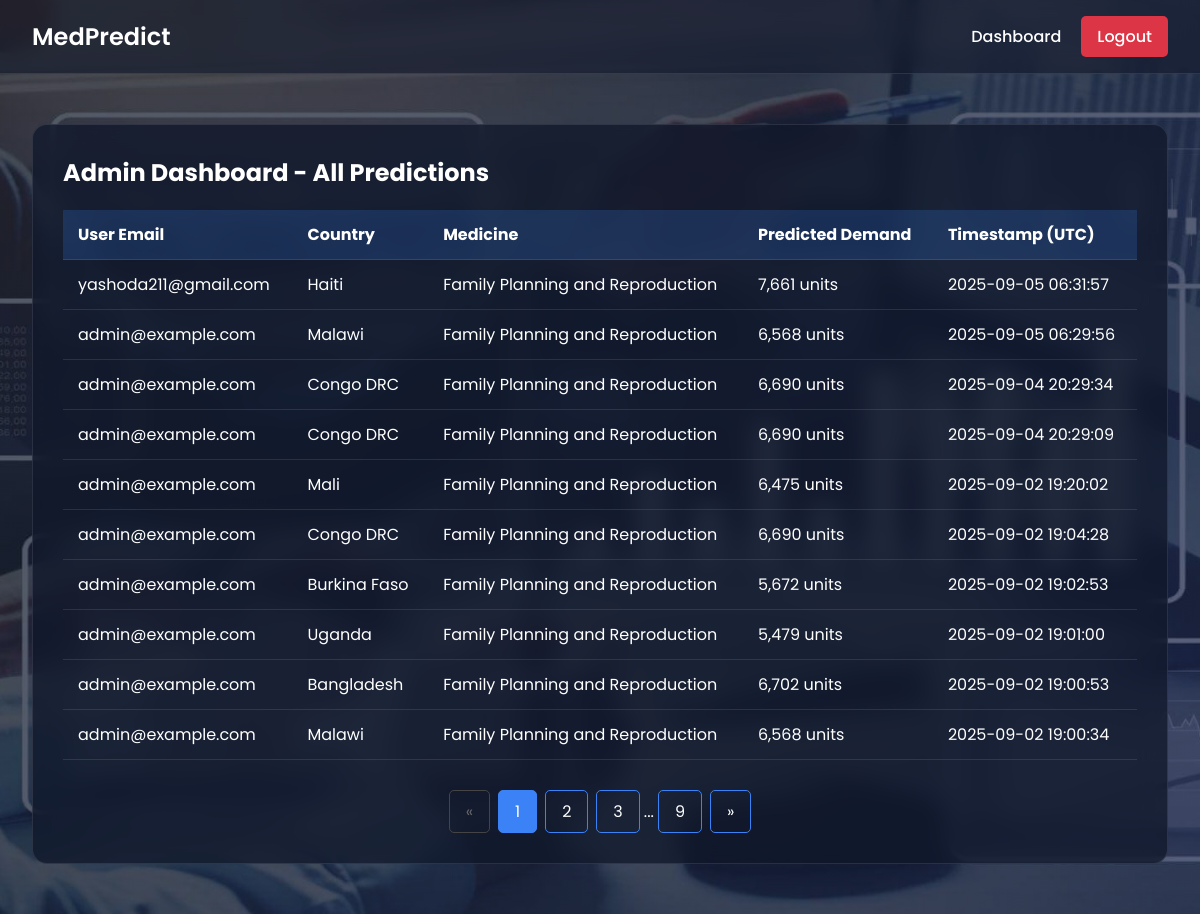
The page /admin (signed in) on the database its author committed.
### app/auth.py (models this page shows)
class Prediction(db.Model):
    id = db.Column(db.Integer, primary_key=True)
    country = db.Column(db.String(100), nullable=False)
    medicine = db.Column(db.String(100), nullable=False)
    predicted_demand = db.Column(db.String(50), nullable=False)
    timestamp = db.Column(db.DateTime, default=datetime.utcnow)
    user_id = db.Column(db.Integer, db.ForeignKey('user.id'))

class User(UserMixin, db.Model):
    id = db.Column(db.Integer, primary_key=True)
    email = db.Column(db.String(150), unique=True)
    password = db.Column(db.String(150))
    is_admin = db.Column(db.Boolean, default=False, nullable=False)
    predictions = db.relationship('Prediction', backref='user', lazy=True)

### app/routes.py (the view)
@main.route('/admin')
@login_required
@admin_required
def admin_dashboard():
    page = request.args.get('page', 1, type=int)
    all_predictions = (
        Prediction.query
        .order_by(Prediction.timestamp.desc())
        .paginate(page=page, per_page=10)
    )
    return render_template('admin_dashboard.html', all_predictions=all_predictions)

### app/auth.py (called while the page is built)
@login_manager.user_loader
def load_user(user_id):
    return User.query.get(int(user_id))

### app/routes.py (called while the page is built)
def admin_required(f):
    @wraps(f)
    def decorated_function(*args, **kwargs):
        if not current_user.is_authenticated or not getattr(current_user, "is_admin", False):
            abort(403)
        return f(*args, **kwargs)
    return decorated_function

### app/templates/admin_dashboard.html (shortened to what this page needs)
<!DOCTYPE html>
<html lang="en">
<head>
</head>
<body>
    <div class="bg-container">
        <nav class="navbar">
            <a class="navbar-brand" href="/">MedPredict</a>
            <div class="nav-links">
                <a href="/dashboard">Dashboard</a>
                <a href="/logout" class="btn-logout">Logout</a>
            </div>
        </nav>
        <div class="container">
            <div class="admin-card">
                <h2>Admin Dashboard - All Predictions</h2>
                <table>
                    <thead>
                        <tr>
                            <th>User Email</th>
                            <th>Country</th>
                            <th>Medicine</th>
                            <th>Predicted Demand</th>
                            <th>Timestamp (UTC)</th>
                        </tr>
                    </thead>
                    <tbody>
                        {% for prediction in all_predictions.items %}
                        <tr>
                            <td>{{ prediction.user.email }}</td>
                            <td>{{ prediction.country }}</td>
                            <td>{{ prediction.medicine }}</td>
                            <td>{{ prediction.predicted_demand }}</td>
                            <td>{{ prediction.timestamp.strftime('%Y-%m-%d %H:%M:%S') }}</td>
                        </tr>
                        {% endfor %}
                    </tbody>
                </table>
                <div class="pagination">
                    <a href="{{ url_for('main.admin_dashboard', page=all_predictions.prev_num) }}" class="{{ 'disabled' if not all_predictions.has_prev else '' }}">&laquo;</a>
                    {% for page_num in all_predictions.iter_pages(left_edge=1, right_edge=1, left_current=1, right_current=2) %}
                        {% if page_num %}
                            <a href="{{ url_for('main.admin_dashboard', page=page_num) }}" class="{{ 'active' if page_num == all_predictions.page else '' }}">{{ page_num }}</a>
                        {% else %}...{% endif %}
                    {% endfor %}
                    <a href="{{ url_for('main.admin_dashboard', page=all_predictions.next_num) }}" class="{{ 'disabled' if not all_predictions.has_next else '' }}">&raquo;</a>
                </div>
            </div>
        </div>
    </div>
</body>
</html>

### rows shown on the page
Prediction: user.email "yashoda211@gmail.com", country "Haiti", medicine "Family Planning and Reproduction", predicted_demand "7,661 units", timestamp "2025-09-05 06:31:57"
Prediction: user.email "admin@example.com", country "Malawi", medicine "Family Planning and Reproduction", predicted_demand "6,568 units", timestamp "2025-09-05 06:29:56"
Prediction: user.email "admin@example.com", country "Congo DRC", medicine "Family Planning and Reproduction", predicted_demand "6,690 units", timestamp "2025-09-04 20:29:34"
Prediction: user.email "admin@example.com", country "Congo DRC", medicine "Family Planning and Reproduction", predicted_demand "6,690 units", timestamp "2025-09-04 20:29:09"
Prediction: user.email "admin@example.com", country "Mali", medicine "Family Planning and Reproduction", predicted_demand "6,475 units", timestamp "2025-09-02 19:20:02"
Prediction: user.email "admin@example.com", country "Congo DRC", medicine "Family Planning and Reproduction", predicted_demand "6,690 units", timestamp "2025-09-02 19:04:28"
Prediction: user.email "admin@example.com", country "Burkina Faso", medicine "Family Planning and Reproduction", predicted_demand "5,672 units", timestamp "2025-09-02 19:02:53"
Prediction: user.email "admin@example.com", country "Uganda", medicine "Family Planning and Reproduction", predicted_demand "5,479 units", timestamp "2025-09-02 19:01:00"
Prediction: user.email "admin@example.com", country "Bangladesh", medicine "Family Planning and Reproduction", predicted_demand "6,702 units", timestamp "2025-09-02 19:00:53"
Prediction: user.email "admin@example.com", country "Malawi", medicine "Family Planning and Reproduction", predicted_demand "6,568 units", timestamp "2025-09-02 19:00:34"

### other values the page prints
{{ page_num }} "1" "2" "3" "9"
